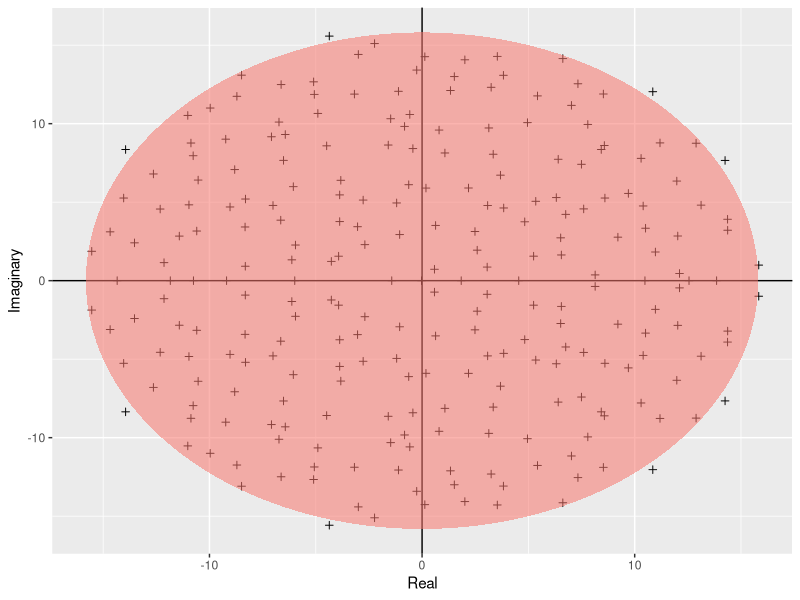

Write R code to recreate this figure.
library(ggplot2)
# Function to build an ellipse based on specified horizontal and vertical radii
build_ellipse <- function(hradius, vradius){ # function that returns an ellipse
  npoints = 250
  a <- seq(0, 2 * pi, length = npoints + 1)
  x <- hradius * cos(a)
  y <- vradius * sin(a)  
  return(data.frame(x = x, y = y))
}

N <- 250 # Assign size of the matrix

# Generate a matrix of random numbers from a normal distribution
M <- matrix(rnorm(N * N), N, N) # Build the matrix

# Calculate the eigenvalues of the matrix
eigvals <- eigen(M)$values # Find the eigenvalues

# Create a dataframe to store the real and imaginary parts of the eigenvalues
eigDF <- data.frame("Real" = Re(eigvals), "Imaginary" = Im(eigvals)) # Build a dataframe

my_radius <- sqrt(N) # The radius of the circle is sqrt(N)

ellDF <- build_ellipse(my_radius, my_radius) # Dataframe to plot the ellipse


# Rename the columns of the ellipse dataframe for clarity
names(ellDF) <- c("Real", "Imaginary") # rename the columns


# plot the eigenvalues
p <- ggplot(eigDF, aes(x = Real, y = Imaginary))
p <- p +
  geom_point(shape = I(3)) +
  theme(legend.position = "none")

# now add the vertical and horizontal line
p <- p + geom_hline(aes(yintercept = 0))
p <- p + geom_vline(aes(xintercept = 0))

# finally, add the ellipse
p <- p + geom_polygon(data = ellDF, aes(x = Real, y = Imaginary, alpha = 1/20, fill = "red"))

# Open a PDF device to save the plot
pdf("../results/Girko.pdf", # Open blank pdf page using a relative path
    9, 8.3)
print(p)
graphics.off(); #you can also use dev.off() 